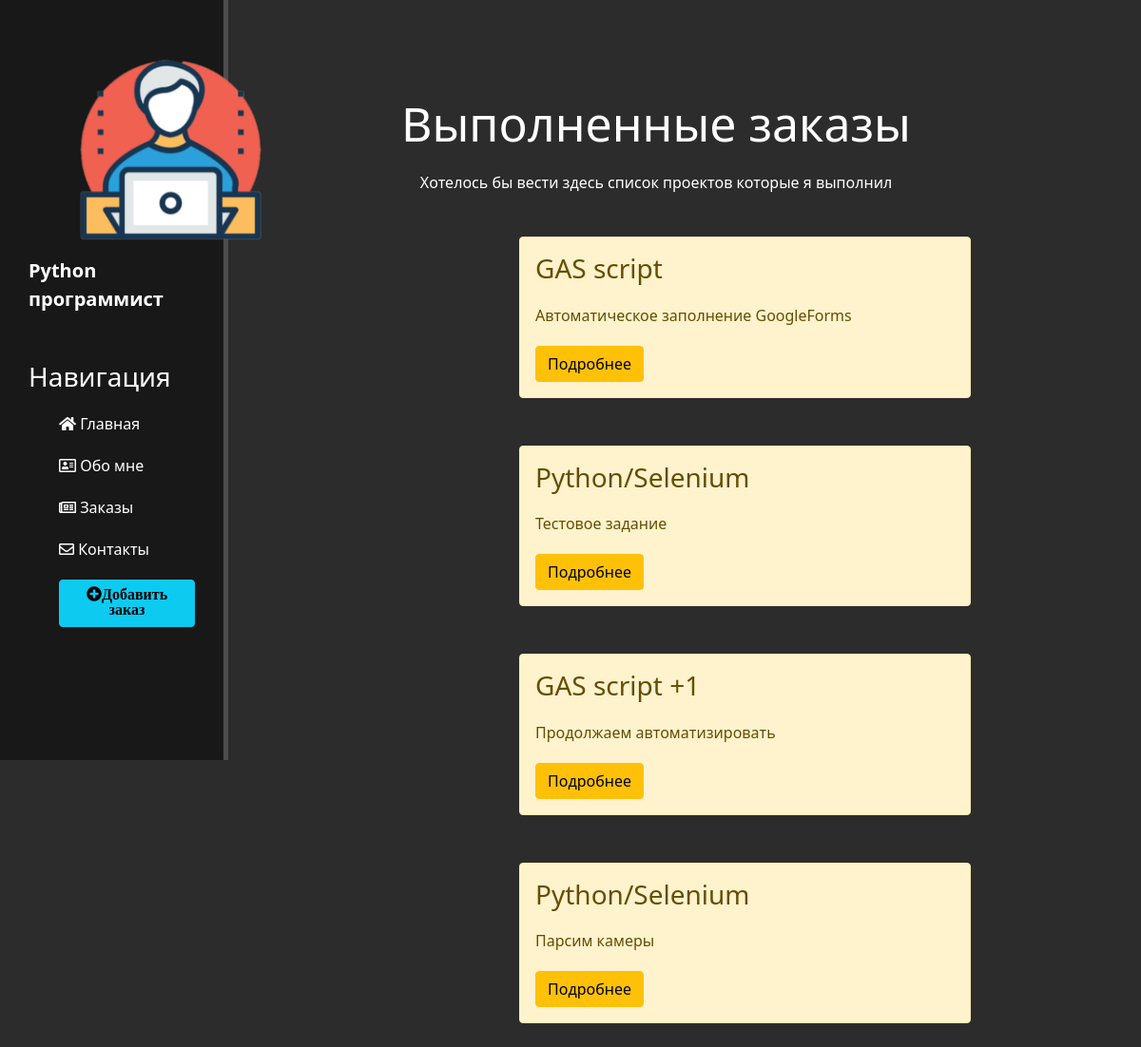
Page /news/ on the committed database.
### news/models.py (models this page shows, shortened)
class Articles(models.Model):
    title = models.CharField('Название', max_length=50)
    anons = models.CharField('Анонс', max_length=250)
    full_text = models.TextField('Статья')
    date = models.DateTimeField('Дата')
    class Meta:
        verbose_name = 'Новость'
        verbose_name_plural = 'Новости'

### news/views.py (the view)
# urls.py: path('', views.news_home, name='news_home'),
def news_home(request):
    news = Articles.objects.order_by('-date')
    return render(request, 'news/news_home.html', {'news':news})

### news/templates/news/news_home.html (shortened to what this page needs)
{% extends 'main/layout.html' %}
{% block content %}
    <div class="features">
        <h1>Выполненные заказы</h1>
        <p>Хотелось бы вести здесь список проектов которые я выполнил</p>
        {% if news %}
            {% for item in news %}
                <div class="alert alert-warning">
                    <h3>{{item.title}}</h3>
                    <p>{{item.anons}}</p>
                    <a href="{% url 'news-detail' item.id %}" class="btn btn-warning">Подробнее</a>
                </div>
            {% endfor %}
        {% else %}
            <p>Записей нет</p>
        {% endif %}
    </div>
{% endblock content %}

### main/templates/main/layout.html (shortened to what this page needs)
{% load static %}
<!doctype html>
<html lang="ru">
<head>
    <link rel="stylesheet" href="https://cdn.jsdelivr.net/npm/bootstrap@5.0.2/dist/css/bootstrap.min.css">
    <link rel="stylesheet" href="{% static 'main/css/main.css' %}">
    <link rel="stylesheet" href="https://use.fontawesome.com/releases/v5.8.2/css/all.css">
</head>
<body>
    <aside>
        <img src = "{% static 'main/img/prev.png' %}" alt="quest">
        <span class="logo">Python программист</span>
        <h3>Навигация</h3>
        <ul>
            <a href="{% url 'home' %}"><li><i class="fas fa-home"></i> Главная</li></a>
            <a href="{% url 'about' %}"><li><i class="far fa-address-card"></i> Обо мне</li></a>
            <a href="{% url 'news_home' %}"><li><i class="far fa-newspaper"></i> Заказы</li></a>
            <a href="{% url 'contact' %}"><li><i class="far fa-envelope"></i></i> Контакты</li></a>
            <a href="{% url 'create' %}"><li><button class="btn btn-info"><i class="fas fa-plus-circle">Добавить заказ</i></button></li></a>
        </ul>
    </aside>
    <main>
        {% block content %}{% endblock content %}
    </main>
</body>
</html>

### main/static/main/css/main.css (style rules this page uses)
body { background: #2c2c2c; }
aside { float: left; background: #181818; width: 20%; padding: 2.5%; height: 100vh; color: #fff; border-right: 5px solid #4d4d4d; }
aside img { width: 300px; float: left; }
aside .logo { font-size: 20px; font-weight: bold; }
aside h3 { margin-top: 50px; font-size: 28px; }
aside li { list-style: none; }
aside ul li { color: #fff; display: block; margin-top: 20px; transition: transform .3s ease; }
a { text-decoration:none; }
main .features { float: left; color: #fff; margin-top: 100px; text-align: center; width: 75%; }
main .features h1 { font-size: 50px; }
main .features p { max-width: 600px; margin: 20px auto; }
.alert-warning { float: left; clear: both; width: 475px; margin: 25px 34%; text-align: left; }

### rows in the picture
Articles: title "GAS script", anons "Автоматическое заполнение GoogleForms"
Articles: title "Python/Selenium", anons "Тестовое задание"
Articles: title "GAS script +1", anons "Продолжаем автоматизировать"
Articles: title "Python/Selenium", anons "Парсим камеры"
